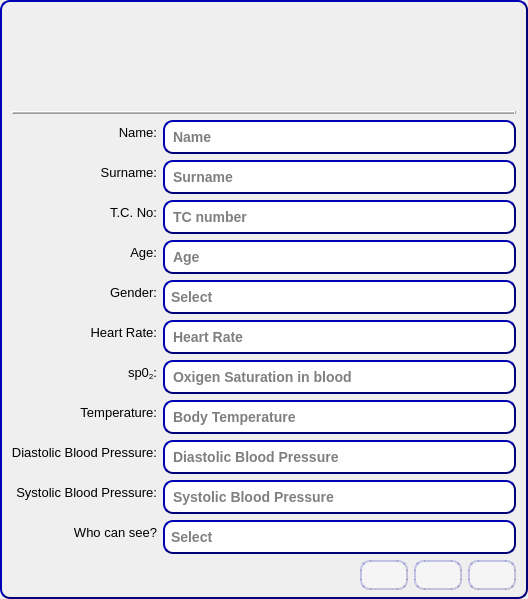
<?xml version="1.0" encoding="UTF-8"?>
<ui version="4.0">
 <class>manualEntryWindow</class>
 <widget class="QWidget" name="manualEntryWindow">
  <property name="geometry">
   <rect>
    <x>0</x>
    <y>0</y>
    <width>528</width>
    <height>599</height>
   </rect>
  </property>
  <property name="sizePolicy">
   <sizepolicy hsizetype="MinimumExpanding" vsizetype="MinimumExpanding">
    <horstretch>0</horstretch>
    <verstretch>0</verstretch>
   </sizepolicy>
  </property>
  <property name="minimumSize">
   <size>
    <width>96</width>
    <height>0</height>
   </size>
  </property>
  <property name="maximumSize">
   <size>
    <width>16777215</width>
    <height>16777215</height>
   </size>
  </property>
  <property name="windowTitle">
   <string>Manual Entry</string>
  </property>
  <property name="styleSheet">
   <string notr="true">#manualEntryWindow
{

background-image: url(:);
background-repeat: no-repeat;
background-position: center;

    border-style: outset;
    border-width: 2px;
    border-radius: 10px;
    border-color: rgb(0, 0, 120);
    min-width: 5em;
    padding: 6px;
}</string>
  </property>
  <widget class="QWidget" name="verticalLayoutWidget">
   <property name="geometry">
    <rect>
     <x>11</x>
     <y>11</y>
     <width>505</width>
     <height>579</height>
    </rect>
   </property>
   <layout class="QVBoxLayout" name="verticalLayout">
    <item>
     <widget class="QLabel" name="label_2">
      <property name="text">
       <string/>
      </property>
      <property name="pixmap">
       <pixmap>../logo/e-triage_manual_entry_form.png</pixmap>
      </property>
      <property name="alignment">
       <set>Qt::AlignCenter</set>
      </property>
     </widget>
    </item>
    <item>
     <widget class="Line" name="line">
      <property name="frameShadow">
       <enum>QFrame::Raised</enum>
      </property>
      <property name="lineWidth">
       <number>2</number>
      </property>
      <property name="midLineWidth">
       <number>1</number>
      </property>
      <property name="orientation">
       <enum>Qt::Horizontal</enum>
      </property>
     </widget>
    </item>
    <item>
     <layout class="QFormLayout" name="formLayout">
      <property name="labelAlignment">
       <set>Qt::AlignRight|Qt::AlignTrailing|Qt::AlignVCenter</set>
      </property>
      <item row="0" column="0">
       <widget class="QLabel" name="nameLabel">
        <property name="styleSheet">
         <string notr="true">QLabel 
{
	background-color: &quot;transparent&quot;
}</string>
        </property>
        <property name="text">
         <string>&lt;html&gt;&lt;head/&gt;&lt;body&gt;&lt;p align=&quot;right&quot;&gt;&lt;span style=&quot; font-size:10pt;&quot;&gt;Name:&lt;/span&gt;&lt;/p&gt;&lt;/body&gt;&lt;/html&gt;</string>
        </property>
       </widget>
      </item>
      <item row="0" column="1">
       <widget class="QLineEdit" name="nameEdit">
        <property name="styleSheet">
         <string notr="true">QLineEdit {
    background-color:  rgb(255,255,255);
    border-style: outset;
    border-width: 2px;
    border-radius: 10px;
    border-color: rgb(0, 0, 120);
    font: bold 14px;
	color: black;
    min-width: 5em;
    padding: 6px;
}</string>
        </property>
        <property name="placeholderText">
         <string>Name</string>
        </property>
       </widget>
      </item>
      <item row="1" column="0">
       <widget class="QLabel" name="surnameLabel">
        <property name="text">
         <string>&lt;html&gt;&lt;head/&gt;&lt;body&gt;&lt;p align=&quot;right&quot;&gt;&lt;span style=&quot; font-size:10pt;&quot;&gt;Surname:&lt;/span&gt;&lt;/p&gt;&lt;/body&gt;&lt;/html&gt;</string>
        </property>
       </widget>
      </item>
      <item row="1" column="1">
       <widget class="QLineEdit" name="surnameEdit">
        <property name="styleSheet">
         <string notr="true">QLineEdit {
    background-color:  rgb(255,255,255);
    border-style: outset;
    border-width: 2px;
    border-radius: 10px;
    border-color: rgb(0, 0, 120);
    font: bold 14px;
	color: black;
    min-width: 5em;
    padding: 6px;
}</string>
        </property>
        <property name="placeholderText">
         <string>Surname</string>
        </property>
       </widget>
      </item>
      <item row="2" column="0">
       <widget class="QLabel" name="tcLabel">
        <property name="text">
         <string>&lt;html&gt;&lt;head/&gt;&lt;body&gt;&lt;p align=&quot;right&quot;&gt;&lt;span style=&quot; font-size:10pt;&quot;&gt;T.C. No:&lt;/span&gt;&lt;/p&gt;&lt;/body&gt;&lt;/html&gt;</string>
        </property>
       </widget>
      </item>
      <item row="2" column="1">
       <widget class="QLineEdit" name="tcEdit">
        <property name="styleSheet">
         <string notr="true">QLineEdit {
    background-color:  rgb(255,255,255);
    border-style: outset;
    border-width: 2px;
    border-radius: 10px;
    border-color: rgb(0, 0, 120);
    font: bold 14px;
	color: black;
    min-width: 5em;
    padding: 6px;
}</string>
        </property>
        <property name="placeholderText">
         <string>TC number</string>
        </property>
       </widget>
      </item>
      <item row="3" column="0">
       <widget class="QLabel" name="ageLabel">
        <property name="text">
         <string>&lt;html&gt;&lt;head/&gt;&lt;body&gt;&lt;p align=&quot;right&quot;&gt;&lt;span style=&quot; font-size:10pt;&quot;&gt;Age:&lt;/span&gt;&lt;/p&gt;&lt;/body&gt;&lt;/html&gt;</string>
        </property>
       </widget>
      </item>
      <item row="3" column="1">
       <widget class="QLineEdit" name="ageEdit">
        <property name="styleSheet">
         <string notr="true">QLineEdit {
    background-color:  rgb(255,255,255);
    border-style: outset;
    border-width: 2px;
    border-radius: 10px;
    border-color: rgb(0, 0, 120);
    font: bold 14px;
	color: black;
    min-width: 5em;
    padding: 6px;
}</string>
        </property>
        <property name="placeholderText">
         <string>Age</string>
        </property>
       </widget>
      </item>
      <item row="4" column="0">
       <widget class="QLabel" name="genderLabel">
        <property name="text">
         <string>&lt;html&gt;&lt;head/&gt;&lt;body&gt;&lt;p align=&quot;right&quot;&gt;&lt;span style=&quot; font-size:10pt;&quot;&gt;Gender:&lt;/span&gt;&lt;/p&gt;&lt;/body&gt;&lt;/html&gt;</string>
        </property>
       </widget>
      </item>
      <item row="4" column="1">
       <widget class="QComboBox" name="genderComboBox">
        <property name="contextMenuPolicy">
         <enum>Qt::CustomContextMenu</enum>
        </property>
        <property name="styleSheet">
         <string notr="true">QComboBox{
    background-color:  rgb(255,255,255);
    border-style: outset;
    border-width: 2px;
    border-radius: 10px;
    border-color: rgb(0, 0, 120);
    font: bold 14px;
	color: grey;
    min-width: 10em;
    padding: 6px;
}
QComboBox::drop-down 
{
    border: 0px; /* This seems to replace the whole arrow of the combo box */
}
QComboBox::down-arrow {
    image: url(../logo/down_arrow.png);
    width: 14px;
    height: 14px;
}</string>
        </property>
        <property name="iconSize">
         <size>
          <width>16</width>
          <height>16</height>
         </size>
        </property>
        <property name="frame">
         <bool>false</bool>
        </property>
        <item>
         <property name="text">
          <string>Select</string>
         </property>
        </item>
        <item>
         <property name="text">
          <string>MALE</string>
         </property>
         <property name="icon">
          <iconset>
           <normaloff>../logo/male_gender.png</normaloff>../logo/male_gender.png</iconset>
         </property>
        </item>
        <item>
         <property name="text">
          <string>FEMALE</string>
         </property>
         <property name="icon">
          <iconset>
           <normaloff>../logo/female_gender.png</normaloff>../logo/female_gender.png</iconset>
         </property>
        </item>
       </widget>
      </item>
      <item row="5" column="0">
       <widget class="QLabel" name="heartRateLabel">
        <property name="text">
         <string>&lt;html&gt;&lt;head/&gt;&lt;body&gt;&lt;p align=&quot;right&quot;&gt;&lt;span style=&quot; font-size:10pt;&quot;&gt;Heart Rate:&lt;/span&gt;&lt;/p&gt;&lt;/body&gt;&lt;/html&gt;</string>
        </property>
       </widget>
      </item>
      <item row="5" column="1">
       <widget class="QLineEdit" name="heartRateEdit">
        <property name="styleSheet">
         <string notr="true">QLineEdit {
    background-color:  rgb(255,255,255);
    border-style: outset;
    border-width: 2px;
    border-radius: 10px;
    border-color: rgb(0, 0, 120);
    font: bold 14px;
	color: black;
    min-width: 5em;
    padding: 6px;
}</string>
        </property>
        <property name="placeholderText">
         <string>Heart Rate</string>
        </property>
       </widget>
      </item>
      <item row="6" column="0">
       <widget class="QLabel" name="spo2Label">
        <property name="text">
         <string>&lt;html&gt;&lt;head/&gt;&lt;body&gt;&lt;p align=&quot;right&quot;&gt;&lt;span style=&quot; font-size:10pt;&quot;&gt;sp0&lt;/span&gt;&lt;span style=&quot; font-size:10pt; vertical-align:sub;&quot;&gt;2&lt;/span&gt;&lt;span style=&quot; font-size:10pt;&quot;&gt;:&lt;/span&gt;&lt;/p&gt;&lt;/body&gt;&lt;/html&gt;</string>
        </property>
       </widget>
      </item>
      <item row="6" column="1">
       <widget class="QLineEdit" name="spO2Edit">
        <property name="styleSheet">
         <string notr="true">QLineEdit {
    background-color:  rgb(255,255,255);
    border-style: outset;
    border-width: 2px;
    border-radius: 10px;
    border-color: rgb(0, 0, 120);
    font: bold 14px;
	color: black;
    min-width: 5em;
    padding: 6px;
}</string>
        </property>
        <property name="placeholderText">
         <string>Oxigen Saturation in blood</string>
        </property>
       </widget>
      </item>
      <item row="7" column="0">
       <widget class="QLabel" name="temperatureLabel">
        <property name="text">
         <string>&lt;html&gt;&lt;head/&gt;&lt;body&gt;&lt;p align=&quot;right&quot;&gt;&lt;span style=&quot; font-size:10pt;&quot;&gt;Temperature:&lt;/span&gt;&lt;/p&gt;&lt;/body&gt;&lt;/html&gt;</string>
        </property>
       </widget>
      </item>
      <item row="7" column="1">
       <widget class="QLineEdit" name="temperatureEdit">
        <property name="styleSheet">
         <string notr="true">QLineEdit {
    background-color:  rgb(255,255,255);
    border-style: outset;
    border-width: 2px;
    border-radius: 10px;
    border-color: rgb(0, 0, 120);
    font: bold 14px;
	color: black;
    min-width: 5em;
    padding: 6px;
}</string>
        </property>
        <property name="placeholderText">
         <string>Body Temperature</string>
        </property>
       </widget>
      </item>
      <item row="8" column="0">
       <widget class="QLabel" name="diastBPLabel">
        <property name="text">
         <string>&lt;html&gt;&lt;head/&gt;&lt;body&gt;&lt;p align=&quot;right&quot;&gt;&lt;span style=&quot; font-size:10pt;&quot;&gt;Diastolic Blood Pressure:&lt;/span&gt;&lt;/p&gt;&lt;/body&gt;&lt;/html&gt;</string>
        </property>
       </widget>
      </item>
      <item row="8" column="1">
       <widget class="QLineEdit" name="diastolicBpEdit">
        <property name="styleSheet">
         <string notr="true">QLineEdit {
    background-color:  rgb(255,255,255);
    border-style: outset;
    border-width: 2px;
    border-radius: 10px;
    border-color: rgb(0, 0, 120);
    font: bold 14px;
	color: black;
    min-width: 5em;
    padding: 6px;
}</string>
        </property>
        <property name="placeholderText">
         <string>Diastolic Blood Pressure</string>
        </property>
       </widget>
      </item>
      <item row="9" column="0">
       <widget class="QLabel" name="sysBPLabel">
        <property name="text">
         <string>&lt;html&gt;&lt;head/&gt;&lt;body&gt;&lt;p align=&quot;right&quot;&gt;&lt;span style=&quot; font-size:10pt;&quot;&gt;Systolic Blood Pressure:&lt;/span&gt;&lt;/p&gt;&lt;/body&gt;&lt;/html&gt;</string>
        </property>
       </widget>
      </item>
      <item row="9" column="1">
       <widget class="QLineEdit" name="systolicBpEdit">
        <property name="styleSheet">
         <string notr="true">QLineEdit {
    background-color:  rgb(255,255,255);
    border-style: outset;
    border-width: 2px;
    border-radius: 10px;
    border-color: rgb(0, 0, 120);
    font: bold 14px;
	color: black;
    min-width: 5em;
    padding: 6px;
}</string>
        </property>
        <property name="placeholderText">
         <string>Systolic Blood Pressure</string>
        </property>
       </widget>
      </item>
      <item row="10" column="0">
       <widget class="QLabel" name="onlyMyDoctor_label">
        <property name="text">
         <string>&lt;html&gt;&lt;head/&gt;&lt;body&gt;&lt;p align=&quot;right&quot;&gt;&lt;span style=&quot; font-size:10pt;&quot;&gt;Who can see?&lt;/span&gt;&lt;/p&gt;&lt;/body&gt;&lt;/html&gt;</string>
        </property>
       </widget>
      </item>
      <item row="10" column="1">
       <widget class="QComboBox" name="onlyMyDoctor_comboBox">
        <property name="contextMenuPolicy">
         <enum>Qt::CustomContextMenu</enum>
        </property>
        <property name="styleSheet">
         <string notr="true">QComboBox{
    background-color:  rgb(255,255,255);
    border-style: outset;
    border-width: 2px;
    border-radius: 10px;
    border-color: rgb(0, 0, 120);
    font: bold 14px;
	color: grey;
    min-width: 10em;
    padding: 6px;
}
QComboBox::drop-down 
{
    border: 0px; /* This seems to replace the whole arrow of the combo box */
}
QComboBox::down-arrow {
    image: url(../logo/down_arrow.png);
    width: 14px;
    height: 14px;
}</string>
        </property>
        <property name="iconSize">
         <size>
          <width>16</width>
          <height>16</height>
         </size>
        </property>
        <property name="frame">
         <bool>false</bool>
        </property>
        <item>
         <property name="text">
          <string>Select</string>
         </property>
        </item>
        <item>
         <property name="text">
          <string>Only my doctor</string>
         </property>
        </item>
        <item>
         <property name="text">
          <string>Every doctor</string>
         </property>
        </item>
       </widget>
      </item>
     </layout>
    </item>
    <item>
     <layout class="QHBoxLayout" name="horizontalLayout">
      <item>
       <spacer name="horizontalSpacer_3">
        <property name="orientation">
         <enum>Qt::Horizontal</enum>
        </property>
        <property name="sizeHint" stdset="0">
         <size>
          <width>13</width>
          <height>20</height>
         </size>
        </property>
       </spacer>
      </item>
      <item>
       <widget class="QPushButton" name="manualEntryDiscardButton">
        <property name="toolTip">
         <string>Discard</string>
        </property>
        <property name="styleSheet">
         <string notr="true">#manualEntryDiscardButton
{
    background-color:  rgb(255,255,255,100);
    border-style: outset;
    border-width: 2px;
    border-radius: 10px;
    border-color: rgb(0, 0, 120,50);
    min-width: 1em;
    padding: 6px;

}
QPushButton:pressed
 {
    background-color: rgb(0, 0, 150);
    border-style: inset;
}</string>
        </property>
        <property name="text">
         <string/>
        </property>
        <property name="icon">
         <iconset>
          <normalon>../logo/discard.png</normalon>
         </iconset>
        </property>
       </widget>
      </item>
      <item>
       <widget class="QPushButton" name="manualEntryEnterButton">
        <property name="toolTip">
         <string>Enter</string>
        </property>
        <property name="styleSheet">
         <string notr="true">#manualEntryEnterButton
{
    background-color:  rgb(255,255,255,100);
    border-style: outset;
    border-width: 2px;
    border-radius: 10px;
    border-color: rgb(0, 0, 120,50);
    min-width: 1em;
    padding: 6px;

}
QPushButton:pressed
 {
    background-color: rgb(0, 0, 150);
    border-style: inset;
}</string>
        </property>
        <property name="text">
         <string/>
        </property>
        <property name="icon">
         <iconset>
          <normalon>../logo/green_tick.png</normalon>
         </iconset>
        </property>
       </widget>
      </item>
      <item>
       <widget class="QPushButton" name="exitButton">
        <property name="toolTip">
         <string>Exit</string>
        </property>
        <property name="styleSheet">
         <string notr="true">#exitButton
{
    background-color:  rgb(255,255,255,100);
    border-style: outset;
    border-width: 2px;
    border-radius: 10px;
    border-color: rgb(0, 0, 120,50);
    min-width: 1em;
    padding: 6px;

}
QPushButton:pressed
 {
    background-color: rgb(0, 0, 150);
    border-style: inset;
}</string>
        </property>
        <property name="text">
         <string/>
        </property>
        <property name="icon">
         <iconset>
          <normalon>../logo/power-off.png</normalon>
         </iconset>
        </property>
       </widget>
      </item>
     </layout>
    </item>
   </layout>
  </widget>
 </widget>
 <resources/>
 <connections/>
</ui>
